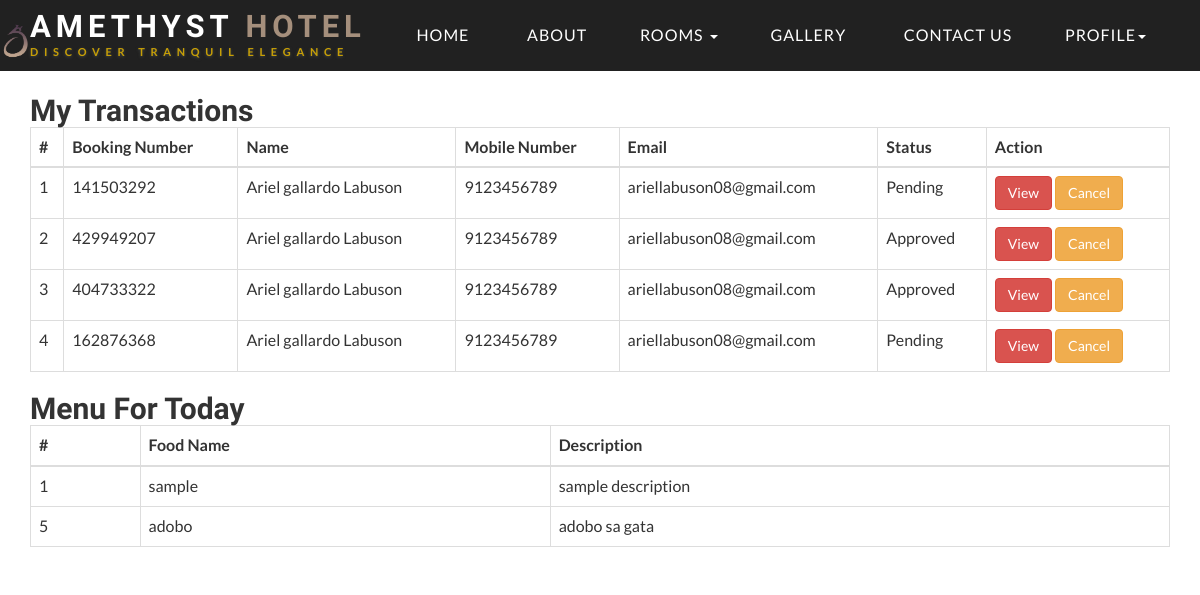
The page /my-booking.php (signed in) on the database its author committed.
### tables this page shows
CREATE TABLE `maintenance` (
  `id` int(10) NOT NULL,
  `logo` varchar(255) NOT NULL,
  `background` varchar(255) NOT NULL,
  `color` varchar(255) NOT NULL,
  `slideshow_image1` varchar(255) NOT NULL,
  `slideshow_image2` varchar(255) NOT NULL,
  `slideshow_image3` varchar(255) NOT NULL
);

CREATE TABLE `tblbooking` (
  `ID` int(10) NOT NULL,
  `RoomId` int(5) DEFAULT NULL,
  `BookingNumber` varchar(120) DEFAULT NULL,
  `UserID` int(5) NOT NULL,
  `IDType` varchar(120) DEFAULT NULL,
  `Gender` varchar(50) DEFAULT NULL,
  `Address` mediumtext DEFAULT NULL,
  `CheckinDate` varchar(200) DEFAULT NULL,
  `CheckoutDate` varchar(200) DEFAULT NULL,
  `BookingDate` date DEFAULT current_timestamp(),
  `Remark` varchar(50) DEFAULT NULL,
  `Status` varchar(50) DEFAULT 'Pending',
  `downPay` int(255) NOT NULL,
  `UpdationDate` timestamp NULL DEFAULT NULL ON UPDATE current_timestamp(),
  `extendDate` date DEFAULT NULL,
  `pool` int(60) NOT NULL,
  `food` int(60) NOT NULL
);

CREATE TABLE `tbluser` (
  `ID` int(10) NOT NULL,
  `FullName` varchar(200) DEFAULT NULL,
  `MobileNumber` bigint(10) DEFAULT NULL,
  `Email` varchar(120) DEFAULT NULL,
  `avatar` text DEFAULT NULL,
  `Password` varchar(120) DEFAULT NULL,
  `status` tinyint(1) NOT NULL,
  `privilege` varchar(255) NOT NULL DEFAULT 'unblocked',
  `code` text NOT NULL,
  `RegDate` timestamp NULL DEFAULT current_timestamp()
);

CREATE TABLE `food_menu` (
  `food_id` int(11) NOT NULL,
  `food_name` varchar(255) NOT NULL,
  `food_description` text DEFAULT NULL
);

### my-booking.php (the view, shortened to what this page needs)
<?php
include('includes/dbconnection.php');
if (strlen($_SESSION['hbmsuid']==0)) {
  header('location:logout.php');
  } else{
?>
<!DOCTYPE HTML>
<html>
<head>
<link href="css/style.css" rel="stylesheet" type="text/css" media="all" />
</head>
<body>
	<?php include_once('includes/header.php');?>
	<div class="typography">
			<div class="container">
				<div class="typography-info">
<br>
					<h2 class="type">My Transactions</h2>
				</div>
				<div class="bs-docs-example">
					<table class="table table-bordered">
						<thead>
							<tr>
								<th>#</th>
								<th>Booking Number</th>
								<th>Name</th>
								<th>Mobile Number</th>
								<th>Email</th>
								<th>Status</th>
								<th>Action</th>
							</tr>
						</thead>
						<tbody>
							<?php
                                            $uid= $_SESSION['hbmsuid'];
$sql="SELECT tbluser.*,tblbooking.BookingNumber,tblbooking.Status,tblbooking.ID as bid from tblbooking join tbluser on tblbooking.UserID=tbluser.ID where UserID=:uid";
$query = $dbh -> prepare($sql);
$query-> bindParam(':uid', $uid, PDO::PARAM_STR);
$query->execute();
$results=$query->fetchAll(PDO::FETCH_OBJ);
$cnt=1;
if($query->rowCount() > 0)
{
foreach($results as $row)
{               ?>
							<tr>
								<td><?php echo htmlentities($cnt);?></td>
								<td><?php  echo htmlentities($row->BookingNumber);?></td>
								<td><?php  echo htmlentities($row->FullName);?></td>
								<td><?php  echo htmlentities($row->MobileNumber);?></td>
								<td><?php  echo htmlentities($row->Email);?></td>
								<?php if($row->Status==""){ ?>
                     <td><?php echo "Still Pending"; ?></td>
<?php } else { ?>                  <td><?php  echo htmlentities($row->Status);?>
                  </td>
                  <?php } ?>
							 <td><a href="view-application-detail.php?viewid=<?php echo htmlentities ($row->bid);?>" class="btn btn-danger">View</a>
							 <form method="post" style="display: inline;">
                                                <button type="submit" name="cancelBooking" class="btn btn-warning" onclick="return confirm('Are you sure you want to cancel this booking?')">Cancel</button>
                                            </form>
                                                    </td>
							</tr>
							<?php $cnt=$cnt+1;}} ?>
						</tbody>
					</table>
				</div>
<h2>Menu For Today</h2>
<table class="table table-bordered">
<thead>
  <tr>
    <th>#</th>
    <th>Food Name</th>
    <th>Description</th>
  </tr>
</thead>
<tbody>
  <?php
$conn = mysqli_connect("localhost","root","","hoteldb") or die(mysql_error());
$sql = "SELECT * FROM `food_menu`";
$re = mysqli_query($conn, $sql);
while ($row = mysqli_fetch_array($re)) {
    $food_id = $row['food_id'];
    $food_name = $row['food_name'];
    $food_description = $row['food_description'];
    ?>
    <tr >
            <td><?php echo $food_id?></td>
            <td><?php echo $food_name?></td>
            <td><?php echo $food_description?></td>
        </tr>
        <?php } ?>
</tbody>
</table>
</div>
	</div>
</body>
</html><?php } ?>

### includes/header.php (shortened to what this page needs)
<?php
include('includes/dbconnection.php');
$query = "SELECT * FROM maintenance WHERE id = 1";
$result = $dbh->query($query);
$row = $result->fetch(PDO::FETCH_ASSOC);
$logoImage = $row['logo'];
?>
<head>
<link href="css/bootstrap.css" rel="stylesheet" type="text/css" media="all" /><link rel="stylesheet" href="css/jquery-ui.css" /><link href="css/font-awesome.css" rel="stylesheet"> <link rel="stylesheet" href="css/chocolat.css" type="text/css" media="screen"><link href="css/easy-responsive-tabs.css" rel='stylesheet' type='text/css'/><link rel="stylesheet" href="css/flexslider.css" type="text/css" media="screen" property="" /><link href="css/style.css" rel="stylesheet" type="text/css" media="all" />
</head>
<div class="w3_navigation">
		<div class="container">
			<nav class="navbar navbar-default">
				<div class="navbar-header navbar-left">
					<h1><a class="navbar-brand" href="index.php"><img style="height:70px;width 70px;position:absolute;margin-left:-40px;"src="admin/images/<?php echo $logoImage; ?>">AMETHYST <span>HOTEL</span><p class="logo_w3l_agile_caption"> Discover Tranquil Elegance</p></a></h1>
				</div>
				<div class="collapse navbar-collapse navbar-right" id="bs-example-navbar-collapse-1">
					<nav class="menu menu--iris">
						<ul class="nav navbar-nav menu__list">
                            <li class="menu__item"><a href="index.php">Home</a></li>
                            <li class="menu__item"><a href="#about" >About</a></li>
                                    <li class="dropdown">
                                        <a href="#" class="" data-toggle="dropdown" role="button" aria-haspopup="true" aria-expanded="false">Rooms <span class="caret"></span></a>
                                    </li>
                                    <li class="menu__item"><a href="#gallery" >Gallery</a></li>
                                    <li class="menu__item"><a href="#contact" >Contact Us</a></li>
                                    <?php if (strlen($_SESSION['hbmsuid']!=0)) {?>
                                    <li class="dropdown">
                                        <a href="#" class="dropdown-toggle" data-toggle="dropdown" role="button" aria-haspopup="true" aria-expanded="false">Profile<span class="caret"></span></a>
                                    </li><?php } ?>
                    </ul>
					</nav>
				</div>
			</nav>
		</div>
	</div>

### css/style.css (style rules this page uses)
html, body { margin:0; font-size: 100%; font-family: 'Lato', sans-serif; background: #fff; }
body a { text-decoration:none; transition:0.5s all; -webkit-transition:0.5s all; -moz-transition:0.5s all; -o-transition:0.5s all; -ms-transition:0.5s all; }
h1,h2,h3,h4,h5,h6 { margin:0; font-family: 'Federo', sans-serif; font-weight: 600; }
p { margin:0; }
ul { margin:0; padding:0; }
.w3_navigation { background: #212121 ; }
.navbar-default { background: none; border: none; }
.navbar { margin-bottom: 0; }
.navbar-collapse { padding: 0; }
.navbar-right { margin-right: 0; }
.navbar-default .navbar-nav > li > a { font-weight: 500; letter-spacing: 1px; }
.navbar-nav > li > a { margin: 0; padding:0 1.5em; text-transform: uppercase; }
nav.navbar.navbar-default { background: none; padding: .9em 0 .4em 0; }
.navbar-default .navbar-nav > li > a { color: #fff; }
.navbar-default .navbar-brand,.navbar-default .navbar-brand:hover, .navbar-default .navbar-brand:focus { color: #fff; }
.navbar-brand { padding: 0; font-size: 31px; text-transform: uppercase; letter-spacing: 5px; line-height: 25px; position: relative; font-weight: bold; }
.navbar-brand span { color: #a58f7c; }
p.logo_w3l_agile_caption { text-transform: uppercase; letter-spacing: 5.7px; font-size: 11px; color: #c79f07; text-shadow: 0px 1px 3px #454a47; font-family: 'Lato', sans-serif; font-weight: 600; }
.menu__list { position: relative; margin: 0.69em 0 0; }
.menu__item { display: block; margin: 1em 0; }
.menu--iris .menu__item { margin:0 0.3em; }

### css/chocolat.css (style rules this page uses)
body { margin:0; padding:0; }

### css/easy-responsive-tabs.css (style rules this page uses)
body { margin: 0px; padding: 0px; background: #f5f5f5; font-weight: 500; }
ul.resp-tabs-list, p { margin: 0px; padding: 0px; }

### rows shown on the page
maintenance: logo (picture)
tblbooking: BookingNumber "141503292", UserID.FullName "Ariel gallardo Labuson", UserID.MobileNumber "9123456789", UserID.Email "ariellabuson08@gmail.com", Status "Pending"
tblbooking: BookingNumber "429949207", UserID.FullName "Ariel gallardo Labuson", UserID.MobileNumber "9123456789", UserID.Email "ariellabuson08@gmail.com", Status "Approved"
tblbooking: BookingNumber "404733322", UserID.FullName "Ariel gallardo Labuson", UserID.MobileNumber "9123456789", UserID.Email "ariellabuson08@gmail.com", Status "Approved"
tblbooking: BookingNumber "162876368", UserID.FullName "Ariel gallardo Labuson", UserID.MobileNumber "9123456789", UserID.Email "ariellabuson08@gmail.com", Status "Pending"
food_menu: food_id "1", food_name "sample", food_description "sample description"
food_menu: food_id "5", food_name "adobo", food_description "adobo sa gata"
